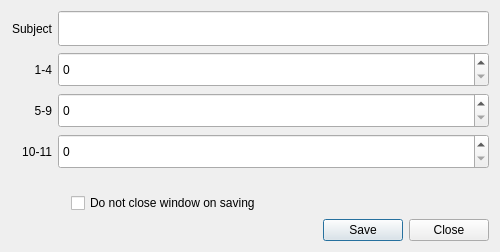
<?xml version="1.0" encoding="UTF-8"?>
<ui version="4.0">
 <class>WeekLoadDialog</class>
 <widget class="QDialog" name="WeekLoadDialog">
  <property name="windowModality">
   <enum>Qt::WindowModal</enum>
  </property>
  <property name="geometry">
   <rect>
    <x>0</x>
    <y>0</y>
    <width>500</width>
    <height>252</height>
   </rect>
  </property>
  <property name="acceptDrops">
   <bool>false</bool>
  </property>
  <property name="windowTitle">
   <string>Week loads</string>
  </property>
  <property name="windowIcon">
   <iconset resource="resources.qrc">
    <normaloff>:/svg/grey/hexagon-multiple.svg</normaloff>:/svg/grey/hexagon-multiple.svg</iconset>
  </property>
  <layout class="QVBoxLayout" name="verticalLayout">
   <item>
    <layout class="QHBoxLayout" name="horizontalLayout">
     <item>
      <layout class="QVBoxLayout" name="verticalLayout_3">
       <item>
        <widget class="QLabel" name="label">
         <property name="minimumSize">
          <size>
           <width>0</width>
           <height>35</height>
          </size>
         </property>
         <property name="text">
          <string>Subject</string>
         </property>
         <property name="alignment">
          <set>Qt::AlignRight|Qt::AlignTrailing|Qt::AlignVCenter</set>
         </property>
        </widget>
       </item>
       <item>
        <widget class="QLabel" name="label_3">
         <property name="minimumSize">
          <size>
           <width>0</width>
           <height>35</height>
          </size>
         </property>
         <property name="text">
          <string>1-4</string>
         </property>
         <property name="alignment">
          <set>Qt::AlignRight|Qt::AlignTrailing|Qt::AlignVCenter</set>
         </property>
        </widget>
       </item>
       <item>
        <widget class="QLabel" name="label_2">
         <property name="minimumSize">
          <size>
           <width>0</width>
           <height>35</height>
          </size>
         </property>
         <property name="text">
          <string>5-9</string>
         </property>
         <property name="alignment">
          <set>Qt::AlignRight|Qt::AlignTrailing|Qt::AlignVCenter</set>
         </property>
        </widget>
       </item>
       <item>
        <widget class="QLabel" name="label_4">
         <property name="minimumSize">
          <size>
           <width>0</width>
           <height>35</height>
          </size>
         </property>
         <property name="text">
          <string>10-11</string>
         </property>
         <property name="alignment">
          <set>Qt::AlignRight|Qt::AlignTrailing|Qt::AlignVCenter</set>
         </property>
        </widget>
       </item>
       <item>
        <spacer name="verticalSpacer">
         <property name="orientation">
          <enum>Qt::Vertical</enum>
         </property>
         <property name="sizeHint" stdset="0">
          <size>
           <width>20</width>
           <height>40</height>
          </size>
         </property>
        </spacer>
       </item>
      </layout>
     </item>
     <item>
      <layout class="QVBoxLayout" name="verticalLayout_2">
       <item>
        <widget class="QLineEdit" name="subjectNameEdit">
         <property name="minimumSize">
          <size>
           <width>0</width>
           <height>35</height>
          </size>
         </property>
        </widget>
       </item>
       <item>
        <widget class="QSpinBox" name="class1_4Box">
         <property name="minimumSize">
          <size>
           <width>0</width>
           <height>35</height>
          </size>
         </property>
        </widget>
       </item>
       <item>
        <widget class="QSpinBox" name="class5_9Box">
         <property name="minimumSize">
          <size>
           <width>0</width>
           <height>35</height>
          </size>
         </property>
        </widget>
       </item>
       <item>
        <widget class="QSpinBox" name="class10_11Box">
         <property name="minimumSize">
          <size>
           <width>0</width>
           <height>35</height>
          </size>
         </property>
        </widget>
       </item>
       <item>
        <spacer name="verticalSpacer_2">
         <property name="orientation">
          <enum>Qt::Vertical</enum>
         </property>
         <property name="sizeHint" stdset="0">
          <size>
           <width>20</width>
           <height>40</height>
          </size>
         </property>
        </spacer>
       </item>
      </layout>
     </item>
    </layout>
   </item>
   <item>
    <layout class="QVBoxLayout" name="verticalLayout_4">
     <property name="leftMargin">
      <number>60</number>
     </property>
     <item>
      <widget class="QCheckBox" name="doNotCloseWindowcheckBox">
       <property name="cursor">
        <cursorShape>PointingHandCursor</cursorShape>
       </property>
       <property name="text">
        <string>Do not close window on saving</string>
       </property>
      </widget>
     </item>
    </layout>
   </item>
   <item>
    <widget class="QDialogButtonBox" name="buttonBox">
     <property name="orientation">
      <enum>Qt::Horizontal</enum>
     </property>
     <property name="standardButtons">
      <set>QDialogButtonBox::Close|QDialogButtonBox::Save</set>
     </property>
    </widget>
   </item>
  </layout>
 </widget>
 <resources>
  <include location="resources.qrc"/>
 </resources>
 <connections>
  <connection>
   <sender>buttonBox</sender>
   <signal>accepted()</signal>
   <receiver>WeekLoadDialog</receiver>
   <slot>saveButtonClicked()</slot>
   <hints>
    <hint type="sourcelabel">
     <x>230</x>
     <y>243</y>
    </hint>
    <hint type="destinationlabel">
     <x>157</x>
     <y>274</y>
    </hint>
   </hints>
  </connection>
  <connection>
   <sender>buttonBox</sender>
   <signal>rejected()</signal>
   <receiver>WeekLoadDialog</receiver>
   <slot>reject()</slot>
   <hints>
    <hint type="sourcelabel">
     <x>322</x>
     <y>243</y>
    </hint>
    <hint type="destinationlabel">
     <x>286</x>
     <y>274</y>
    </hint>
   </hints>
  </connection>
 </connections>
 <slots>
  <slot>saveButtonClicked()</slot>
 </slots>
</ui>
